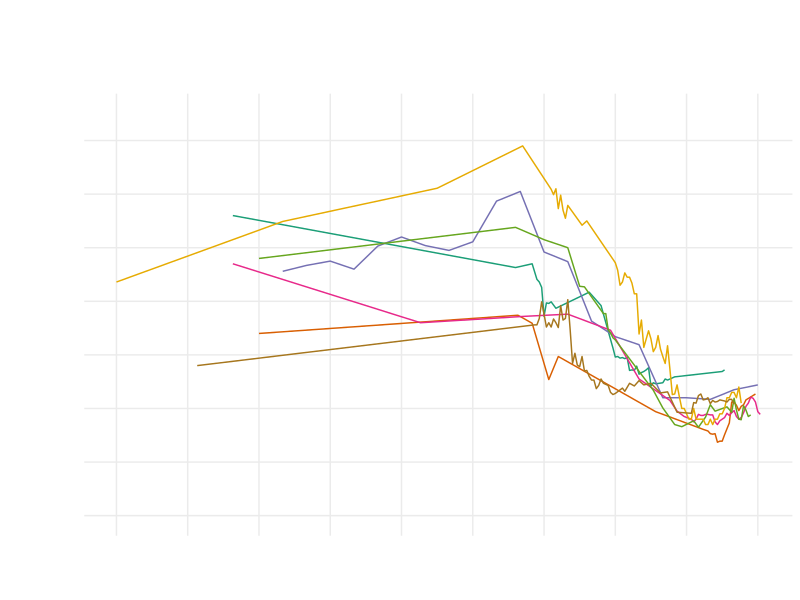

R code for this plot: (Note: this script raises an error after producing the figure.)
require(shape)
library(tidyverse)
library(lubridate)
library(openxlsx)
library(readxl)
library(ggsignif)


wealth_share <- read_excel("capitalism/top_1percent_wealth_share.xlsx")

COL <- c("#7fc97f", "#beaed4", "#fdc086", "#ffff99", "#386cb0", "#f0027f", "#bf5b17", "#666666")
COLA <- c("#e0f3db", "#99d8c9","#66c2a4","#41ae76", "#238b45", "#005824", "#f0027f")
COLB <- c("#c6dbef", "#4eb3d3", "#2b8cbe", "#0868ac","#084081", "#9e9ac8","#f0027f")
COLC <- c("#fcfbfd", "#efedf5", "#dadaeb", "#bcbddc", "#9e9ac8", "#807dba", "#6a51a3", "#54278f", "#3f007d")
COLD <- c("#DA3030","#41ae76","#F7DE04", "#4eb3d3","#AE82FF","#386cb0","#F48318","#41ae76","#6a51a3", "#DA3030")


#Cleaning the wealth share data. Source: CORE
wealth_share_gathered <- wealth_share %>% 
  gather(Country, Wealth_share, c("Denmark", "Finland", "France", "Norway", "Sweden", "United Kingdom", "United States") )

wealth_share1 <- wealth_share_gathered[-c(1, 69, 137, 205, 273, 341, 409), ] 

wealth_share2 <- wealth_share1 %>%
  mutate(Year = ifelse(Country == "Denmark", ...1, ifelse(Country == "Finland", ...3, ifelse(Country == "France", ...5, ifelse(Country == "Norway", ...7, ifelse(Country == "Sweden", ...9, ifelse(Country == "United Kingdom", ...11, ifelse(Country == "United States", ...13, NA))))))))

wealth_share2$Wealth_share = as.numeric(as.character(wealth_share2$Wealth_share))

wealth_share3 <- wealth_share2 %>%
  select(-c("...1", "...3", "...5", "...7", "...9", "...11", "...13")) %>%
  filter(!is.na(Year)) %>%
  mutate(wealth_share = (Wealth_share)/100)

#Brackets 
bracketsGrob <- function(...){
  l <- list(...)
  e <- new.env()
  e$l <- l
  grid:::recordGrob(  {
    do.call(grid.brackets, l)
  }, e)
}


b1 <- bracketsGrob(0.045, 0.88, 0.63, 0.88, h=0.05, lwd=2, col="black")
b2 <- bracketsGrob(0.652, .88, 0.95, .88, h=0.05,  lwd=2, col="black")

#Plotting the data 
wealth_share_plot <- ggplot(wealth_share3, aes(x = Year, y = wealth_share, group = Country, color = Country)) +
  geom_line() +
  #geom_line(aes(linetype = Country)) + #if we differentiate the lines without color
  labs(y = "Wealth Share of the Top 1%", color = "Country") + 
  scale_y_continuous(breaks = seq(0, 0.7, by = 0.1), labels = scales::percent_format(accuracy = 1), limits = c(0,0.75)) +
  scale_x_continuous(breaks = seq(1740, 2010, by = 30)) +
  scale_color_brewer(palette = "Dark2") +
  theme_bw() + 
  theme(panel.grid.minor = element_blank(),
        legend.position = "top", 
        legend.title = element_blank(),
        legend.text = element_text(size = 14),
        axis.title.y = element_text(size = 20, vjust = 1),
        #legend.text = element_text(size = 11),
        axis.text.x = element_text(size = 14, color = "black"),
        axis.text.y = element_text(size = 14, color = "black"),  
        axis.title.x = element_text(size = 20, vjust = -0.5)) +
        annotation_custom(b1) + 
        annotation_custom(b2) +
  annotate("text", x = 1830, y = 0.75, label = expression(paste(bold("Capitalism"))), size = 5) +
  annotate("text", x = 1965, y = 0.75, label = expression(paste(bold("Capitalism and democracy"))), size = 5) 

print(wealth_share_plot)

#Save plot to PDF
ggsave(wealth_share_plot, filename = "wealth_share_top_1percent.pdf", 
       path = "capitalism",
       width = 8, height = 6, units = "in")


# dev.off()
